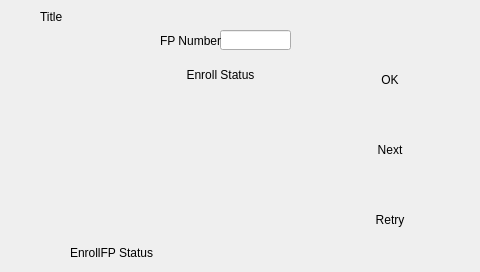
<ui version="4.0" >
 <class>EnrollFP</class>
 <widget class="QDialog" name="EnrollFP" >
  <property name="geometry" >
   <rect>
    <x>0</x>
    <y>0</y>
    <width>480</width>
    <height>272</height>
   </rect>
  </property>
  <property name="windowTitle" >
   <string>Dialog</string>
  </property>
  <widget class="QLabel" name="lblBackground" >
   <property name="geometry" >
    <rect>
     <x>0</x>
     <y>0</y>
     <width>480</width>
     <height>272</height>
    </rect>
   </property>
   <property name="text" >
    <string/>
   </property>
   <property name="pixmap" >
    <pixmap resource="../sb3000.qrc" >:/images/res/bg-main.png</pixmap>
   </property>
  </widget>
  <widget class="QLabel" name="lblTitleBackground" >
   <property name="geometry" >
    <rect>
     <x>0</x>
     <y>0</y>
     <width>400</width>
     <height>34</height>
    </rect>
   </property>
   <property name="text" >
    <string/>
   </property>
   <property name="pixmap" >
    <pixmap resource="../sb3000.qrc" >:/images/res/title-1.png</pixmap>
   </property>
  </widget>
  <widget class="QLabel" name="lblTitleText" >
   <property name="geometry" >
    <rect>
     <x>40</x>
     <y>3</y>
     <width>273</width>
     <height>28</height>
    </rect>
   </property>
   <property name="text" >
    <string>Title</string>
   </property>
  </widget>
  <widget class="QLabel" name="lblTitleIcon" >
   <property name="geometry" >
    <rect>
     <x>9</x>
     <y>5</y>
     <width>26</width>
     <height>26</height>
    </rect>
   </property>
   <property name="text" >
    <string/>
   </property>
   <property name="pixmap" >
    <pixmap resource="../sb3000.qrc" >:/images/res/icon-finger.png</pixmap>
   </property>
   <property name="scaledContents" >
    <bool>true</bool>
   </property>
  </widget>
  <widget class="QLabel" name="lblStatusIcon" >
   <property name="geometry" >
    <rect>
     <x>40</x>
     <y>240</y>
     <width>16</width>
     <height>16</height>
    </rect>
   </property>
   <property name="text" >
    <string/>
   </property>
   <property name="pixmap" >
    <pixmap resource="../sb3000.qrc" >:/images/res/icon-help.png</pixmap>
   </property>
  </widget>
  <widget class="QLabel" name="lblStatusText" >
   <property name="geometry" >
    <rect>
     <x>70</x>
     <y>240</y>
     <width>301</width>
     <height>25</height>
    </rect>
   </property>
   <property name="text" >
    <string>EnrollFP Status</string>
   </property>
  </widget>
  <widget class="QLineEdit" name="txtFpNumber" >
   <property name="geometry" >
    <rect>
     <x>220</x>
     <y>30</y>
     <width>71</width>
     <height>20</height>
    </rect>
   </property>
   <property name="readOnly" >
    <bool>true</bool>
   </property>
  </widget>
  <widget class="QLabel" name="lblEnrollStatus3" >
   <property name="enabled" >
    <bool>false</bool>
   </property>
   <property name="geometry" >
    <rect>
     <x>50</x>
     <y>190</y>
     <width>32</width>
     <height>32</height>
    </rect>
   </property>
   <property name="text" >
    <string/>
   </property>
   <property name="pixmap" >
    <pixmap resource="../sb3000.qrc" >:/images/res/icon-finger.png</pixmap>
   </property>
   <property name="scaledContents" >
    <bool>true</bool>
   </property>
  </widget>
  <widget class="QLabel" name="lblEnrollStatus1" >
   <property name="enabled" >
    <bool>false</bool>
   </property>
   <property name="geometry" >
    <rect>
     <x>50</x>
     <y>70</y>
     <width>32</width>
     <height>32</height>
    </rect>
   </property>
   <property name="text" >
    <string/>
   </property>
   <property name="pixmap" >
    <pixmap resource="../sb3000.qrc" >:/images/res/icon-finger.png</pixmap>
   </property>
   <property name="scaledContents" >
    <bool>true</bool>
   </property>
  </widget>
  <widget class="QLabel" name="lblFpNumber" >
   <property name="geometry" >
    <rect>
     <x>160</x>
     <y>30</y>
     <width>61</width>
     <height>21</height>
    </rect>
   </property>
   <property name="text" >
    <string>FP Number :</string>
   </property>
  </widget>
  <widget class="QLabel" name="lblEnrollStatus2" >
   <property name="enabled" >
    <bool>false</bool>
   </property>
   <property name="geometry" >
    <rect>
     <x>50</x>
     <y>130</y>
     <width>32</width>
     <height>32</height>
    </rect>
   </property>
   <property name="text" >
    <string/>
   </property>
   <property name="pixmap" >
    <pixmap resource="../sb3000.qrc" >:/images/res/icon-finger.png</pixmap>
   </property>
   <property name="scaledContents" >
    <bool>true</bool>
   </property>
  </widget>
  <widget class="QLabel" name="lblEnrollStatus" >
   <property name="geometry" >
    <rect>
     <x>140</x>
     <y>60</y>
     <width>161</width>
     <height>30</height>
    </rect>
   </property>
   <property name="text" >
    <string>Enroll Status</string>
   </property>
   <property name="alignment" >
    <set>Qt::AlignCenter</set>
   </property>
  </widget>
  <widget class="QLabel" name="lblFpArea" >
   <property name="geometry" >
    <rect>
     <x>170</x>
     <y>100</y>
     <width>105</width>
     <height>130</height>
    </rect>
   </property>
   <property name="text" >
    <string/>
   </property>
   <property name="pixmap" >
    <pixmap resource="../sb3000.qrc" >:/images/res/area-fingerprint.png</pixmap>
   </property>
   <property name="scaledContents" >
    <bool>false</bool>
   </property>
  </widget>
  <widget class="QLabel" name="lblEsc" >
   <property name="geometry" >
    <rect>
     <x>400</x>
     <y>0</y>
     <width>80</width>
     <height>34</height>
    </rect>
   </property>
   <property name="text" >
    <string/>
   </property>
   <property name="pixmap" >
    <pixmap resource="../sb3000.qrc" >:/images/res/esc.png</pixmap>
   </property>
  </widget>
  <widget class="QLabel" name="lblOKButtonBackgroud" >
   <property name="geometry" >
    <rect>
     <x>340</x>
     <y>60</y>
     <width>100</width>
     <height>40</height>
    </rect>
   </property>
   <property name="text" >
    <string/>
   </property>
   <property name="pixmap" >
    <pixmap resource="../sb3000.qrc" >:/images/res/bg-button.png</pixmap>
   </property>
   <property name="scaledContents" >
    <bool>true</bool>
   </property>
  </widget>
  <widget class="QLabel" name="lblNextButtonBackgroud" >
   <property name="geometry" >
    <rect>
     <x>340</x>
     <y>130</y>
     <width>100</width>
     <height>40</height>
    </rect>
   </property>
   <property name="text" >
    <string/>
   </property>
   <property name="pixmap" >
    <pixmap resource="../sb3000.qrc" >:/images/res/bg-button.png</pixmap>
   </property>
   <property name="scaledContents" >
    <bool>true</bool>
   </property>
  </widget>
  <widget class="QLabel" name="lblRetryButtonBackgroud" >
   <property name="geometry" >
    <rect>
     <x>340</x>
     <y>200</y>
     <width>100</width>
     <height>40</height>
    </rect>
   </property>
   <property name="text" >
    <string/>
   </property>
   <property name="pixmap" >
    <pixmap resource="../sb3000.qrc" >:/images/res/bg-button.png</pixmap>
   </property>
   <property name="scaledContents" >
    <bool>true</bool>
   </property>
  </widget>
  <widget class="QLabel" name="lblOKButtonTitle" >
   <property name="geometry" >
    <rect>
     <x>350</x>
     <y>66</y>
     <width>80</width>
     <height>28</height>
    </rect>
   </property>
   <property name="text" >
    <string>OK</string>
   </property>
   <property name="alignment" >
    <set>Qt::AlignCenter</set>
   </property>
  </widget>
  <widget class="QLabel" name="lblNextButtonTitle" >
   <property name="geometry" >
    <rect>
     <x>350</x>
     <y>136</y>
     <width>80</width>
     <height>28</height>
    </rect>
   </property>
   <property name="text" >
    <string>Next</string>
   </property>
   <property name="alignment" >
    <set>Qt::AlignCenter</set>
   </property>
  </widget>
  <widget class="QLabel" name="lblRetryButtonTitle" >
   <property name="geometry" >
    <rect>
     <x>350</x>
     <y>206</y>
     <width>80</width>
     <height>28</height>
    </rect>
   </property>
   <property name="text" >
    <string>Retry</string>
   </property>
   <property name="scaledContents" >
    <bool>false</bool>
   </property>
   <property name="alignment" >
    <set>Qt::AlignCenter</set>
   </property>
  </widget>
 </widget>
 <resources>
  <include location="../sb3000.qrc" />
 </resources>
 <connections/>
</ui>
